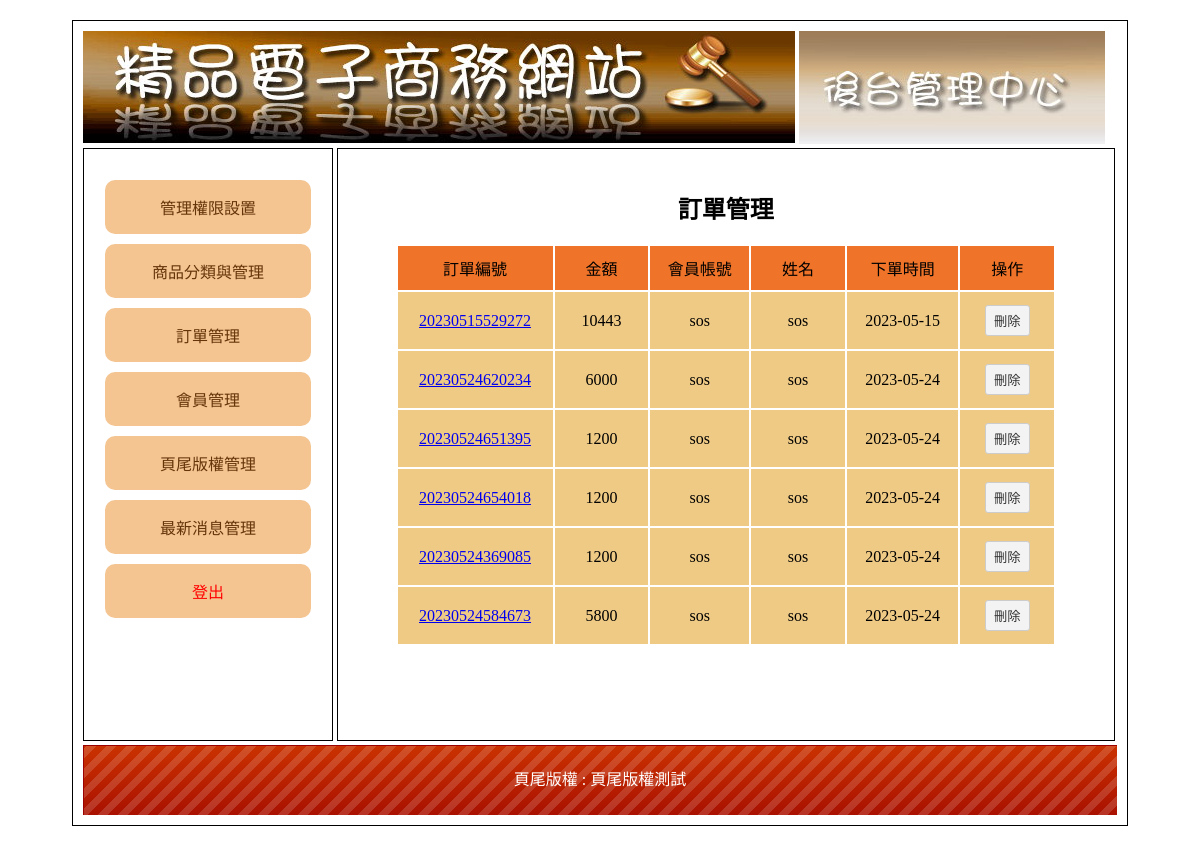
The app's page /admin.php?do=ord with its own data.
### tables this page shows
CREATE TABLE `ord` (
  `id` int(10) UNSIGNED NOT NULL,
  `no` text NOT NULL,
  `name` text NOT NULL,
  `acc` text NOT NULL,
  `email` text NOT NULL,
  `addr` text NOT NULL,
  `tel` text NOT NULL,
  `total` int(10) UNSIGNED NOT NULL,
  `date` date NOT NULL DEFAULT current_timestamp(),
  `cart` text NOT NULL
);

CREATE TABLE `bottom` (
  `id` int(10) UNSIGNED NOT NULL,
  `text` text NOT NULL
);

### api/base.php (called while the page is built, shortened)
<?php
class DB
{
    protected $table;
    protected $dsn = "mysql:host=localhost;charset=utf8;dbname=db40";
    protected $pdo;
    function __construct($table)
    {
        $this->pdo = new PDO($this->dsn,'root','');
        $this->table = $table;
    }
    function all(...$arg){
        $sql = "select * from $this->table ";
        return $this->pdo->query($sql)->fetchAll(PDO::FETCH_ASSOC);
    }
    function find($id){
        $sql = "select * from $this->table ";
        if(is_array($id)){
            $tmp = $this->arrSql($id);
            $sql .="where ".join(" && ",$tmp);
        }else{
            $sql .="where id = $id";
        }
        return $this->pdo->query($sql)->fetch(PDO::FETCH_ASSOC);
    }
}
$Ord = new DB('ord');
$Bottom = new DB('bottom');
$bot = $Bottom->find(1);

### back/ord.php (the view)
<h2 class="ct">訂單管理</h2>
<table class="all">
    <tr class="ct tt">
        <td>訂單編號</td>
        <td>金額</td>
        <td>會員帳號</td>
        <td>姓名</td>
        <td>下單時間</td>
        <td>操作</td>
    </tr>
    <?php
    $rows=$Ord->all();
    foreach($rows as $row){
    ?>
    <tr class="ct pp">
        <td><a href="?do=detail&id=<?=$row['id']?>"><?=$row['no']?></a></td>
        <td><?=$row['total']?></td>
        <td><?=$row['acc']?></td>
        <td><?=$row['name']?></td>
        <td><?=$row['date']?></td>
        <td>
            <button onclick="del('ord',<?=$row['id']?>)">刪除</button>
        </td>
    </tr>
    <?php } ?>
</table>

### admin.php (shortened to what this page needs)
<?php include_once "api/base.php" ?>
<!DOCTYPE html PUBLIC "-//W3C//DTD XHTML 1.0 Transitional//EN" "http://www.w3.org/TR/xhtml1/DTD/xhtml1-transitional.dtd">
<html xmlns="http://www.w3.org/1999/xhtml">
<head>
    <link href="./css/css.css" rel="stylesheet" type="text/css">
</head>
<body>
	<div id="main">
		<div id="top">
			<a href="index.php">
				<img src="./icon/0416.jpg">
			</a>
			<img src="./icon/0417.jpg">
		</div>
		<div id="left" class="ct">
			<div style="min-height:400px;">
				<a href="?do=admin">管理權限設置</a>
				<a href="?do=th">商品分類與管理</a>
				<a href="?do=ord">訂單管理</a>
				<a href="?do=mem">會員管理</a>
				<a href="?do=bot">頁尾版權管理</a>
				<a href="?do=news">最新消息管理</a>
				<a href="logout.php?tab=admin" style="color:#f00;">登出</a>
			</div>
		</div>
		<div id="right">
			<?php
			$do = $_GET['do'] ?? "admin";
			$file = "back/$do.php";
			if (file_exists($file)) {
				include_once $file;
			} else {
				include_once "back/admin.php";
			}
			?>
		</div>
		<div id="bottom" style="line-height:70px; color:#FFF; background:url(icon/bot.png);" class="ct">
			頁尾版權 : <?= $bot['text'] ?>
		</div>
	</div>
</body>
</html>

### css/css.css (style rules this page uses)
body { font-family:"微軟正黑體"; }
#main { width:1034px; padding:10px; margin:20px auto 20px auto; border:#000 solid 1px; min-height:768px; }
#top a { color:#CE631C; text-decoration:none; }
#left { display:inline-block; width:20%; padding:2%; height:550px; overflow: auto; vertical-align:top; border:#000 1px solid; }
#left a { display:block; padding:15px 5px 15px 5px; text-decoration:none; background:#F4C591; margin:10px auto 10px auto; color:#65350A; border-radius: 10px; }
.ct { text-align:center; }
#right { display:inline-block; width:71%; padding:2%; height:550px; overflow: auto; border:#000 1px solid; }
#bottom { height:70px; background:url(icon/bot.png); background-size:cover; }
.all { width:90%; margin:10px auto 10px auto; }
.all td { min-width:60px; padding:10px; }
.tt { background:#EF7429; }
.tt td { background:#EF7429; }
.pp { background:#EFCA85; }
.pp td { background:#EFCA85; }
input[type=text],input[type=password],input[type=submit],button,.button,input[type=reset],input[type=button],select，textarea,input[type=number] { background:#F3F3F3; border:#CCC 1px solid; border-radius:3px; padding:5px 8px 5px 8px; text-decoration:none; margin:3px; color:#333; }
button { cursor: pointer; }

### records on screen
ord: no "20230515529272", total "10443", acc "sos", name "sos", date "2023-05-15"
ord: no "20230524620234", total "6000", acc "sos", name "sos", date "2023-05-24"
ord: no "20230524651395", total "1200", acc "sos", name "sos", date "2023-05-24"
ord: no "20230524654018", total "1200", acc "sos", name "sos", date "2023-05-24"
ord: no "20230524369085", total "1200", acc "sos", name "sos", date "2023-05-24"
ord: no "20230524584673", total "5800", acc "sos", name "sos", date "2023-05-24"
bottom: text "頁尾版權測試"
